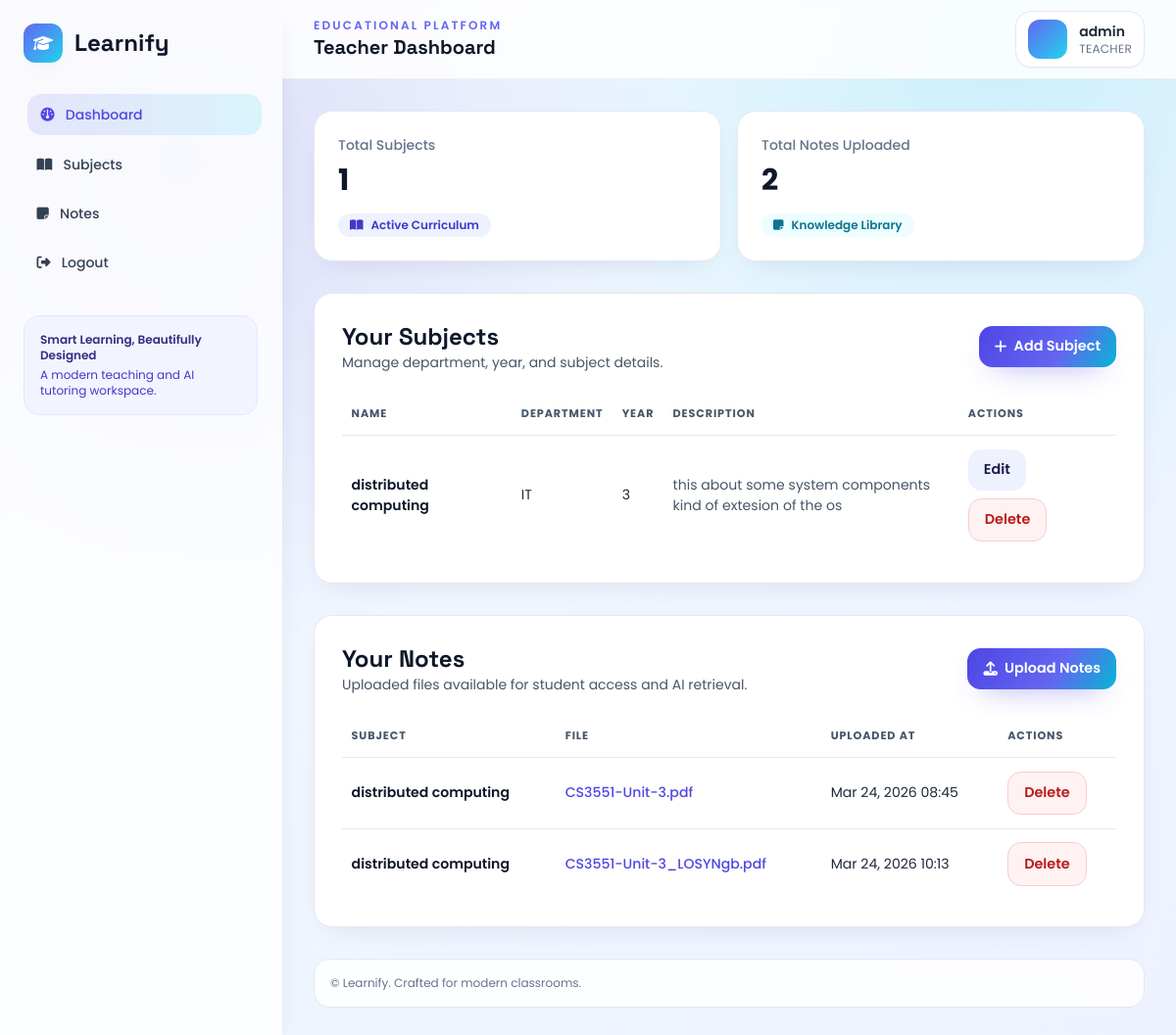
Page /teacher/dashboard/ (signed in) on the committed database.
### mainapp/models.py (models this page shows, shortened)
class User(AbstractUser):
	ROLE_CHOICES = (
		('teacher', 'Teacher'),
		('student', 'Student'),
	)
	role = models.CharField(max_length=10, choices=ROLE_CHOICES)
	department = models.CharField(max_length=100)
	year = models.PositiveIntegerField(null=True, blank=True)

class Subject(models.Model):
	name = models.CharField(max_length=200)
	department = models.CharField(max_length=100)
	year = models.PositiveIntegerField()
	description = models.TextField(blank=True, null=True)
	created_by = models.ForeignKey(User, on_delete=models.CASCADE, related_name='subjects')

class Notes(models.Model):
    subject = models.ForeignKey('Subject', on_delete=models.CASCADE, related_name="notes")
    file = models.FileField(upload_to='notes/')
    uploaded_at = models.DateTimeField(auto_now_add=True)
    faiss_index_path = models.CharField(max_length=255, blank=True, null=True)
    chunks_path = models.CharField(max_length=255, blank=True, null=True)

### mainapp/views.py (the view)
# urls.py: path('teacher/dashboard/', views.teacher_dashboard, name='teacher_dashboard'),
@login_required
def teacher_dashboard(request):
	if not request.user.role == 'teacher':
		return redirect('student_dashboard')
	subjects = Subject.objects.filter(created_by=request.user)
	notes = Notes.objects.filter(subject__in=subjects)
	return render(request, 'mainapp/teacher_dashboard.html', {'subjects': subjects, 'notes': notes})

### mainapp/templates/mainapp/teacher_dashboard.html (shortened to what this page needs)
{% extends 'mainapp/base.html' %}
{% block page_heading %}Teacher Dashboard{% endblock %}
{% block content %}
<section class="space-y-8">
    <div class="grid gap-4 sm:grid-cols-2">
        <article class="modern-card lift-card p-6">
            <p class="text-sm font-medium text-slate-500">Total Subjects</p>
            <p class="mt-2 text-3xl font-bold text-slate-900">{{ subjects|length }}</p>
            <div class="mt-4 inline-flex items-center gap-2 rounded-xl bg-indigo-50 px-3 py-1 text-xs font-semibold text-indigo-700">
                <i class="fa-solid fa-book-open"></i>Active Curriculum
            </div>
        </article>
        <article class="modern-card lift-card p-6">
            <p class="text-sm font-medium text-slate-500">Total Notes Uploaded</p>
            <p class="mt-2 text-3xl font-bold text-slate-900">{{ notes|length }}</p>
            <div class="mt-4 inline-flex items-center gap-2 rounded-xl bg-cyan-50 px-3 py-1 text-xs font-semibold text-cyan-700">
                <i class="fa-solid fa-note-sticky"></i>Knowledge Library
            </div>
        </article>
    </div>
    <div class="modern-card p-6 sm:p-7">
        <div class="flex flex-wrap items-center justify-between gap-3">
            <div>
                <h2 class="font-display text-2xl font-bold text-slate-900">Your Subjects</h2>
                <p class="text-sm text-slate-600">Manage department, year, and subject details.</p>
            </div>
            <a href="{% url 'add_subject' %}" class="btn-primary-modern"><i class="fa-solid fa-plus"></i>Add Subject</a>
        </div>
        {% if subjects %}
            <div class="mt-5 overflow-x-auto">
                <table class="table-modern">
                    <thead>
                        <tr><th>Name</th><th>Department</th><th>Year</th><th>Description</th><th>Actions</th></tr>
                    </thead>
                    <tbody>
                        {% for subject in subjects %}
                            <tr>
                                <td class="font-semibold text-slate-900">{{ subject.name }}</td>
                                <td>{{ subject.department }}</td>
                                <td>{{ subject.year }}</td>
                                <td class="max-w-xs text-slate-600">{{ subject.description|default:'No description added.' }}</td>
                                <td>
                                    <div class="flex flex-wrap gap-2">
                                        <a href="{% url 'edit_subject' subject.pk %}" class="btn-secondary-modern">Edit</a>
                                        <a href="{% url 'delete_subject' subject.pk %}" class="btn-danger-modern">Delete</a>
                                    </div>
                                </td>
                            </tr>
                        {% endfor %}
                    </tbody>
                </table>
            </div>
        {% else %}
            <div class="empty-state mt-5">
                <p class="text-lg font-semibold text-indigo-900">No subjects yet</p>
                <p class="mt-1 text-sm text-indigo-700">Create your first subject to start uploading notes for students.</p>
            </div>
        {% endif %}
    </div>
    <div class="modern-card p-6 sm:p-7">
        <div class="flex flex-wrap items-center justify-between gap-3">
            <div>
                <h2 class="font-display text-2xl font-bold text-slate-900">Your Notes</h2>
                <p class="text-sm text-slate-600">Uploaded files available for student access and AI retrieval.</p>
            </div>
            <a href="{% url 'upload_notes' %}" class="btn-primary-modern"><i class="fa-solid fa-upload"></i>Upload Notes</a>
        </div>
        {% if notes %}
            <div class="mt-5 overflow-x-auto">
                <table class="table-modern">
                    <thead>
                        <tr><th>Subject</th><th>File</th><th>Uploaded At</th><th>Actions</th></tr>
                    </thead>
                    <tbody>
                        {% for note in notes %}
                            <tr>
                                <td class="font-semibold text-slate-900">{{ note.subject.name }}</td>
                                <td><a href="{{ note.file.url }}" target="_blank" class="font-medium text-indigo-600 hover:text-indigo-700">{{ note.file.name|slice:'6:' }}</a></td>
                                <td>{{ note.uploaded_at|date:'M d, Y H:i' }}</td>
                                <td><a href="{% url 'delete_notes' note.pk %}" class="btn-danger-modern">Delete</a></td>
                            </tr>
                        {% endfor %}
                    </tbody>
                </table>
            </div>
        {% else %}
            <div class="empty-state mt-5">
                <p class="text-lg font-semibold text-indigo-900">No notes uploaded</p>
                <p class="mt-1 text-sm text-indigo-700">Upload your first note and power your AI tutor instantly.</p>
            </div>
        {% endif %}
    </div>
</section>
{% endblock %}

### mainapp/templates/mainapp/base.html (shortened to what this page needs)
{% load static %}
<!DOCTYPE html>
<html lang="en">
<head>
    <script src="https://cdn.tailwindcss.com"></script>
    <link rel="stylesheet" href="https://cdnjs.cloudflare.com/ajax/libs/font-awesome/6.5.2/css/all.min.css">
    <link rel="stylesheet" href="{% static 'custom.css' %}">
</head>
<body class="bg-slate-50 text-slate-800">
    <div class="relative min-h-screen">
        <div class="flex min-h-screen">
            <aside id="sidebar" class="fixed inset-y-0 left-0 z-40 w-72 -translate-x-full border-r border-white/70 bg-white/80 p-6 shadow-soft backdrop-blur transition-transform duration-300 lg:translate-x-0">
                <a href="{% url 'home' %}" class="mb-8 flex items-center gap-3">
                    <span class="flex h-10 w-10 items-center justify-center rounded-xl bg-gradient-to-br from-indigo-500 to-cyan-400 text-white shadow-soft">
                        <i class="fa-solid fa-graduation-cap"></i>
                    </span>
                    <span class="font-display text-2xl font-bold text-slate-900">Learnify</span>
                </a>
                <nav class="space-y-2 text-sm">
                    {% if user.is_authenticated %}
                        {% if user.role == 'teacher' %}
                            <a href="{% url 'teacher_dashboard' %}" class="nav-link"><i class="fa-solid fa-gauge"></i>Dashboard</a>
                            <a href="{% url 'add_subject' %}" class="nav-link"><i class="fa-solid fa-book-open"></i>Subjects</a>
                            <a href="{% url 'upload_notes' %}" class="nav-link"><i class="fa-solid fa-note-sticky"></i>Notes</a>
                        {% endif %}
                        <a href="{% url 'user_logout' %}" class="nav-link"><i class="fa-solid fa-right-from-bracket"></i>Logout</a>
                    {% else %}
                        <a href="{% url 'home' %}" class="nav-link"><i class="fa-solid fa-house"></i>Home</a>
                        <a href="{% url 'login' %}" class="nav-link"><i class="fa-solid fa-arrow-right-to-bracket"></i>Login</a>
                        <a href="{% url 'register' %}" class="nav-link"><i class="fa-solid fa-user-plus"></i>Sign Up</a>
                    {% endif %}
                </nav>
                <div class="mt-8 rounded-2xl border border-indigo-100 bg-indigo-50/70 p-4 text-xs text-indigo-900">
                    <p class="font-semibold">Smart Learning, Beautifully Designed</p>
                    <p class="mt-1 text-indigo-700">A modern teaching and AI tutoring workspace.</p>
                </div>
            </aside>
            <div class="flex min-h-screen w-full flex-col lg:pl-72">
                <header class="sticky top-0 z-20 border-b border-slate-200/70 bg-white/85 backdrop-blur">
                    <div class="mx-auto flex h-20 max-w-7xl items-center justify-between px-4 sm:px-6 lg:px-8">
                        <div class="flex items-center gap-3">
                            <div>
                                <p class="text-xs font-semibold uppercase tracking-[0.18em] text-indigo-500">Educational Platform</p>
                                <h1 class="font-display text-xl font-bold text-slate-900">{% block page_heading %}Premium Learning Workspace{% endblock %}</h1>
                            </div>
                        </div>
                        <div class="flex items-center gap-3 rounded-2xl border border-slate-200 bg-white px-3 py-2 shadow-sm">
                            <div class="h-10 w-10 rounded-xl bg-gradient-to-br from-indigo-500 to-cyan-400"></div>
                            <div>
                                <p class="text-sm font-semibold text-slate-800">{% if user.is_authenticated %}{{ user.username }}{% else %}Guest{% endif %}</p>
                                <p class="text-xs uppercase tracking-wide text-slate-500">{% if user.is_authenticated %}{{ user.role }}{% else %}Visitor{% endif %}</p>
                            </div>
                        </div>
                    </div>
                </header>
                <main class="mx-auto w-full max-w-7xl flex-1 px-4 py-8 sm:px-6 lg:px-8">
                    {% block content %}{% endblock %}
                </main>
                <footer class="mx-auto w-full max-w-7xl px-4 pb-8 text-xs text-slate-500 sm:px-6 lg:px-8">
                    <div class="rounded-2xl border border-slate-200 bg-white/85 p-4 backdrop-blur">
                        &copy; {{ now|date:'Y' }} Learnify. Crafted for modern classrooms.
                    </div>
                </footer>
            </div>
        </div>
    </div>
</body>
</html>

### static/custom.css (style rules this page uses)
:root { --app-bg: #f8fafc; --card-bg: #ffffff; --card-border: #e2e8f0; --text-main: #0f172a; --text-muted: #64748b; --indigo: #4f46e5; --indigo-deep: #4338ca; --cyan: #06b6d4; --success-bg: #ecfdf3; --error-bg: #fef2f2; --warning-bg: #fffbeb; --info-bg: #eff6ff; }
body { background: var(--app-bg); color: var(--text-main); font-family: "Poppins", sans-serif; }
.nav-link { display: flex; align-items: center; gap: 0.7rem; border-radius: 0.9rem; padding: 0.7rem 0.85rem; color: #334155; font-weight: 500; transition: all 0.25s ease; }
.modern-card { background: var(--card-bg); border: 1px solid var(--card-border); border-radius: 1.2rem; box-shadow: 0 10px 30px -16px rgba(15, 23, 42, 0.15); }
.lift-card { transition: transform 0.25s ease, box-shadow 0.25s ease, border-color 0.25s ease; }
.btn-primary-modern, .btn-secondary-modern, .btn-ghost-modern, .btn-danger-modern { display: inline-flex; align-items: center; justify-content: center; gap: 0.45rem; border-radius: 0.85rem; padding: 0.65rem 1rem; font-size: 0.9rem; font-weight: 600; transition: all 0.25s ease; }
.btn-primary-modern { color: #fff; background: linear-gradient(120deg, var(--indigo), #6366f1 60%, var(--cyan)); box-shadow: 0 12px 28px -16px rgba(79, 70, 229, 0.8); }
.btn-secondary-modern { color: #1e1b4b; background: #eef2ff; }
.btn-danger-modern { color: #b91c1c; background: #fef2f2; border: 1px solid #fecaca; }
.table-modern { width: 100%; border-collapse: collapse; }
.table-modern th, .table-modern td { border-bottom: 1px solid #e2e8f0; padding: 0.85rem 0.6rem; text-align: left; font-size: 0.88rem; }
.table-modern th { color: #475569; font-weight: 700; text-transform: uppercase; letter-spacing: 0.08em; font-size: 0.7rem; }
.table-modern tr:last-child td { border-bottom: 0; }

### rows in the picture
User: username "admin", role "TEACHER"
Subject: name "distributed computing", department "IT", year "3", description "this about some system components kind of extesion of the os"
Notes: subject.name "distributed computing", file.name "CS3551-Unit-3.pdf", uploaded_at "Mar 24, 2026 08:45"
Notes: subject.name "distributed computing", file.name "CS3551-Unit-3_LOSYNgb.pdf", uploaded_at "Mar 24, 2026 10:13"

### other values in the picture
{{ subjects|length }} "1"
{{ notes|length }} "2"
